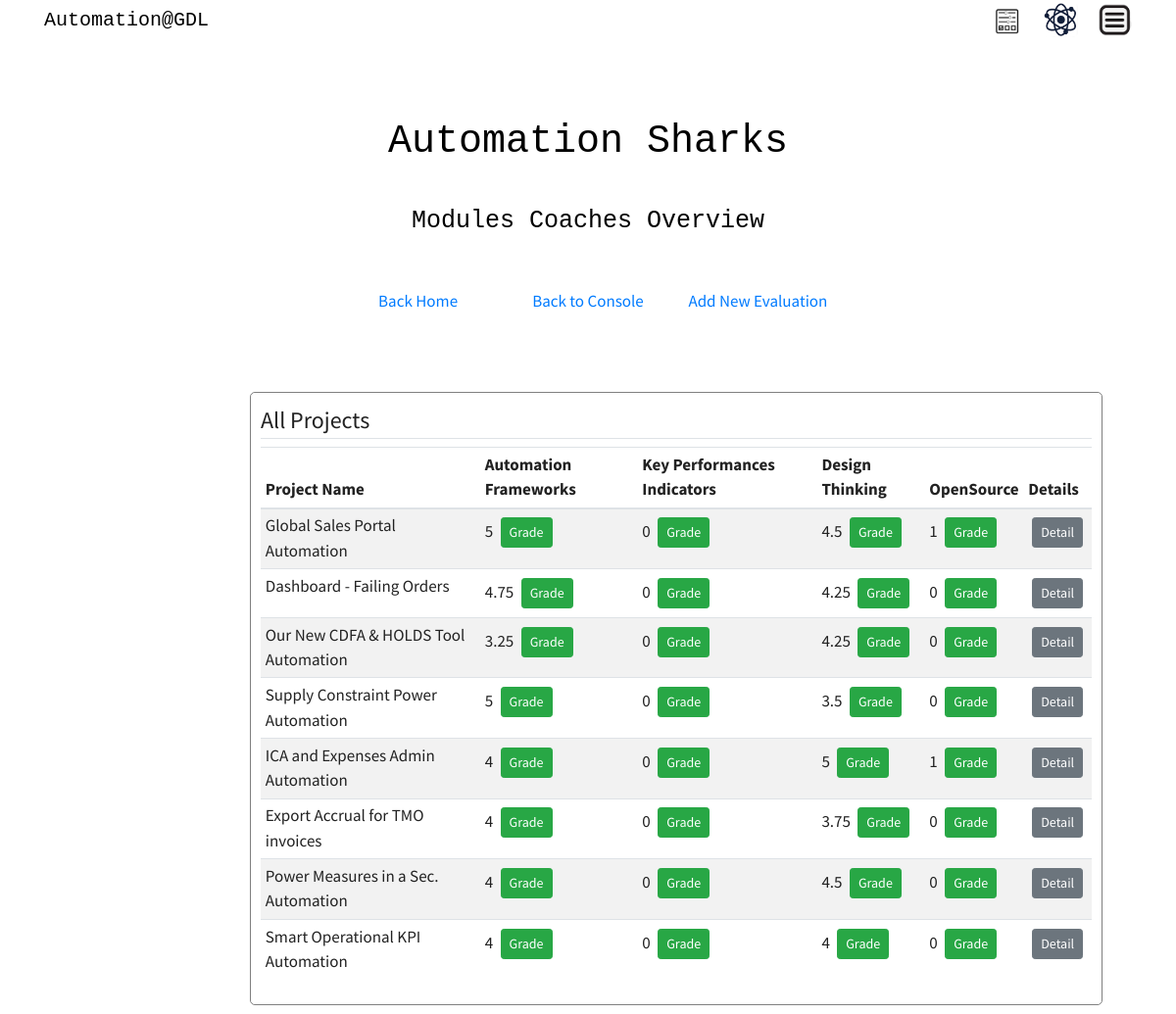
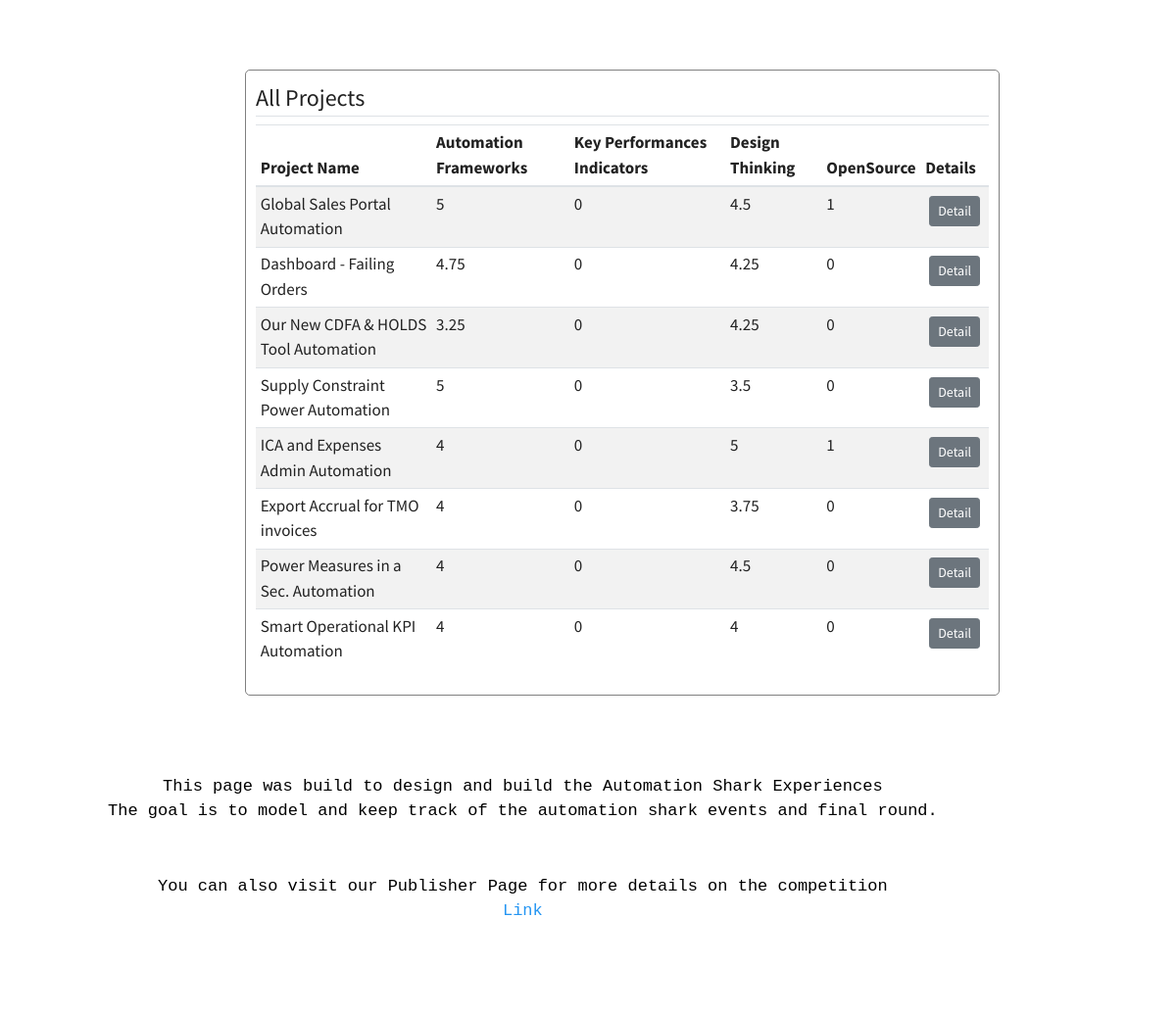
Page /module/overview (signed in) on the committed database (2 pictures, top to bottom).
### auto_shark/models.py (models this page shows, shortened)
class Module(db.Model):
    __table_args__ = {'extend_existing': True}
    id = db.Column(db.Integer, primary_key=True)
    automation_frameworks_score = db.Column(db.Integer, default=0)
    automation_frameworks_comments = db.Column(db.String(250))
    kpis_score = db.Column(db.Integer, default=0)
    kpis_comments = db.Column(db.String(250))
    edt_score = db.Column(db.Integer, default=0)
    edt_comments = db.Column(db.String(250))
    opensource_score = db.Column(db.Integer, default=0)
    opensource_comments = db.Column(db.String(250))
    intelectual_capital_comments = db.Column(db.String(250))
    presentation_skills_comments = db.Column(db.String(250))
    status = db.Column(db.String, default='pending')
    userid = db.Column(db.Integer, db.ForeignKey('user.id'))
    users = db.relationship(User)
    projectid = db.Column(db.Integer, db.ForeignKey('project.id'))
    projects = db.relationship(Project)

class Project(db.Model, UserMixin):
    __table_args__ = {'extend_existing': True}
    id = db.Column(db.Integer, primary_key=True)
    project_name = db.Column(db.String(50), unique=True, nullable=False)
    description = db.Column(db.String(250), nullable=False)
    fte_saving = db.Column(db.Integer)
    business_impact = db.Column(db.String(250), nullable=False)
    status = db.Column(db.String, default='candidate')
    members = db.Column(db.String(500))
    image_file = db.Column(db.String(20), nullable=False, default='default.jpg')
    module = db.relationship('Module', backref='result', lazy=True)
    userid = db.Column(db.Integer, db.ForeignKey('user.id'))
    users = db.relationship(User)
    final_id = db.Column(db.Integer, db.ForeignKey('final.final_evaluation_id'), nullable=True)
    final = relationship("Final", back_populates='project_calification')
    program_id = db.Column(db.Integer, db.ForeignKey('program.id'), nullable=True)
    def __repr__(self):
        return f"{self.project_name}"

### auto_shark/views/modules/routes_modules.py (the view)
@modules.route("/module/overview", methods=['GET', 'POST'])
@login_required
def module_overview():
    modules = Module.query.all()
    return render_template('module/modules_overview.html',
                           modules=modules)

### auto_shark/models.py (called while the page is built)
@login_manager.user_loader
def load_user(user_id):
    return User.query.get(int(user_id))

### auto_shark/templates/module/modules_overview.html (shortened to what this page needs)
{% extends 'main/layout.html' %}
{% block additional_css %}
<link rel="stylesheet" type="text/css" href="{{ url_for('static', filename='uxdesigns.css') }}"/>
{% endblock %}
{% block main_content %}
    <div class="container">
    {% if current_user.is_authenticated %}
    <div class="hero">
        <h1>Automation Sharks</h1>
    <small>
       Modules Coaches Overview
    </small>
    </div>
    <div class="stats">
        <div class="stat"><a href="{{ url_for('main.home') }}"> Back Home</a></div>
    {% if current_user.is_authenticated %}
        <div class="stat"><a href="{{ url_for('admins.index') }}"> Back to Console</a></div>
    {% endif %}
    {% if current_user.role == "admin" %}
         <div class="stat"><a href="{{ url_for('modules.new_evaluation') }}"> Add New Evaluation</a></div>
    {% endif %}
    </div>
        {% if current_user.role == "admin" %}
        <div class="row">
            <div class="col-md-2"></div>
            <div class="col-md-10">
                <div class="content-section-admin-user">
                <legend class="border-bottom mb-2">All Projects</legend>
                    <div class="table-responsive">
                        <table class="table table-sm table-condensed table-striped" id="Cart">
                            <thead>
                            <tr>
                                <th scope="col">Project Name</th>
                                <th scope="col">Automation Frameworks</th>
                                <th scope="col">Key Performances Indicators</th>
                                <th scope="col">Design Thinking </th>
                                <th scope="col">OpenSource</th>
                                <th scope="col">Details</th>
                            </tr>
                            </thead>
                            <tbody>
                            {% for m in modules %}
                                <td scope="col"> {{ m.result }}</td>
                                <td scope="col"> {{ m.automation_frameworks_score }}
                                    <a class="btn btn-success btn-sm m-1" href="{{ url_for('modules.grade_automation_frameworks', id=m.id) }}">Grade</a>
                                </td>
                                <td scope="col"> {{ m.kpis_score }}
                                    <a class="btn btn-success btn-sm m-1" href="{{ url_for('modules.grade_KPIs', id=m.id) }}">Grade</a>
                                </td>
                                <td scope="col"> {{ m.edt_score }}
                                    <a class="btn btn-success btn-sm m-1" href="{{ url_for('modules.grade_EDT', id=m.id) }}">Grade</a>
                                </td>
                                <td scope="col"> {{ m.opensource_score }}
                                    <a class="btn btn-success btn-sm m-1" href="{{ url_for('modules.grade_opensource', id=m.id) }}">Grade</a>
                                </td>
                                <td scope="col">
                                <a class="btn btn-secondary btn-sm m-1" href="{{ url_for('projects.project', id=m.id) }}">Detail</a>
                                </td>
                            {% endfor %}
                            </tbody>
                        </table>
                    </div>
                </div>
            </div>
        {% endif %}
        <div class="row">
            <div class="col-md-2"></div>
            <div class="col-md-10">
                <div class="content-section-admin-user">
                <legend class="border-bottom mb-2">All Projects</legend>
                    <div class="table-responsive">
                        <table class="table table-sm table-condensed table-striped" id="Cart">
                            <thead>
                            <tr>
                                <th scope="col">Project Name</th>
                                <th scope="col">Automation Frameworks</th>
                                <th scope="col">Key Performances Indicators</th>
                                <th scope="col">Design Thinking </th>
                                <th scope="col">OpenSource</th>
                                <th scope="col">Details</th>
                            </tr>
                            </thead>
                            <tbody>
                            {% for m in modules %}
                                <td scope="col"> {{ m.result }}</td>
                                <td scope="col"> {{ m.automation_frameworks_score }}
                                </td>
                                <td scope="col"> {{ m.kpis_score }}
                                </td>
                                <td scope="col"> {{ m.edt_score }}
                                </td>
                                <td scope="col"> {{ m.opensource_score }}
                                </td>
                                <td scope="col">
                                <a class="btn btn-secondary btn-sm m-1" href="{{ url_for('projects.project', id=m.id) }}">Detail</a>
                                </td>
                            {% endfor %}
                            </tbody>
                        </table>
                    </div>
                </div>
            </div>
    {% endif %}
{% endblock main_content %}

### auto_shark/static/uxdesigns.css (style rules this page uses)
.hero { background-color: white; color: black; font-size: 18px; font-family: Consolas, "andale mono", "lucida console", monospace; padding: 50px 0px; text-align: center; }
.hero h1 { padding: 30px; }
.hero small { font-size: 25px; }
.row { margin-top: 50px; padding: 30px; }
.content-section-admin-user { margin-top: 0px; margin-left: 0px; margin-right: auto; max-width: 900px; background-color: white; border: 1px solid gray; border-radius: 5px; padding: 10px; }
.stats { padding: 0px; text-align: center; }
.stats .stat { display: inline-block; min-width: 170px; }

### rows in the picture
Module: result "Global Sales Portal Automation", automation_frameworks_score "5", kpis_score "0", edt_score "4.5", opensource_score "1"
Module: result "Dashboard - Failing Orders", automation_frameworks_score "4.75", kpis_score "0", edt_score "4.25", opensource_score "0"
Module: result "Our New CDFA & HOLDS Tool Automation", automation_frameworks_score "3.25", kpis_score "0", edt_score "4.25", opensource_score "0"
Module: result "Supply Constraint Power Automation", automation_frameworks_score "5", kpis_score "0", edt_score "3.5", opensource_score "0"
Module: result "ICA and Expenses Admin Automation", automation_frameworks_score "4", kpis_score "0", edt_score "5", opensource_score "1"
Module: result "Export Accrual for TMO invoices", automation_frameworks_score "4", kpis_score "0", edt_score "3.75", opensource_score "0"
Module: result "Power Measures in a Sec. Automation", automation_frameworks_score "4", kpis_score "0", edt_score "4.5", opensource_score "0"
Module: result "Smart Operational KPI Automation", automation_frameworks_score "4", kpis_score "0", edt_score "4", opensource_score "0"
